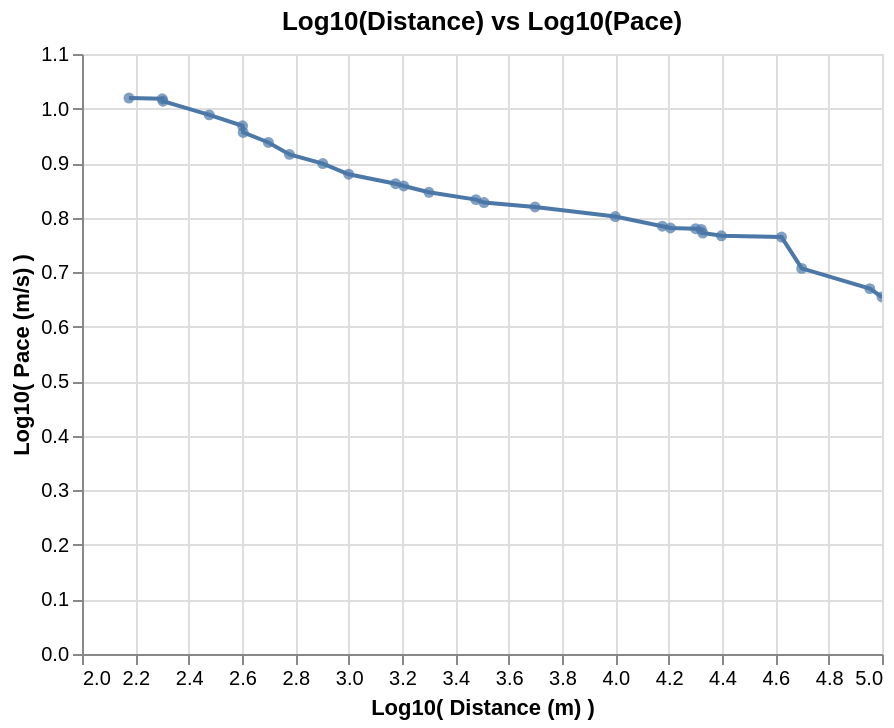

The notebook cell this image was saved under:
### Code cell
line = (alt.Chart(mens_running_all_dedup_nondecreasing)
  .mark_line()
  .encode(x=alt.X("logdistance:Q"), 
          y=alt.Y("logpace:Q")
         )
  .properties(
      title='Log10(Distance) vs Log10(Pace)'
  )
)

circle = (alt.Chart(mens_running_all_dedup_nondecreasing)
  .mark_circle()
  .encode(x=alt.X("logdistance:Q"), 
          y=alt.Y("logpace:Q"),
          tooltip=["Event", "Athlete", "Perf"]
         )
  .properties(
      title='Log10(Distance) vs Log10(Pace)'
  ).interactive()
)

line.encoding.x.title = 'Log10( Distance (m) )'
line.encoding.y.title = 'Log10( Pace (m/s) )'

line + circle

### Figure 1 — Vega-Lite specification as saved in the notebook (floating-point values rounded to 4 significant figures)
{"$schema": "https://vega.github.io/schema/vega-lite/v2.6.0.json", "config": {"view": {"height": 300, "width": 400}}, "datasets": {"data-6b47f18f1057907282e90ef700b42fd6": [{"Athlete": "Usain Bolt", "Date": "17 May 2009", "Event": "150 m straight", "Location": "Manchester", "Meeting": "Manchester City Games", "N": null, "P": null, "Perf": "14.35", "R": "[90]", "V": null, "W": "+1.1", "_5": "JAM", "_9": "GBR", "distance": 150, "logdistance": 2.176, "logpace": 1.019, "logtime": -0.6213, "pace": 10.45, "seconds": 14.35, "time": 0.2392}, {"Athlete": "Usain Bolt", "Date": "20 Aug 2009", "Event": "200 m", "Location": "Berlin", "Meeting": "World Championships", "N": null, "P": "P", "Perf": "19.19", "R": "[5]", "V": "", "W": "−0.3", "_5": "JAM", "_9": "GER", "distance": 200, "logdistance": 2.301, "logpace": 1.018, "logtime": -0.4951, "pace": 10.42, "seconds": 19.19, "time": 0.3198}, {"Athlete": "Tommie Smith", "Date": "7 May 1966", "Event": "220 y (straight)", "Location": "San Jose", "Meeting": "Video on YouTube", "N": "h", "P": null, "Perf": "19.50", "R": "[93]", "V": null, "W": "+1.9", "_5": "USA", "_9": "USA", "distance": 201.2, "logdistance": 2.304, "logpace": 1.014, "logtime": -0.4881, "pace": 10.32, "seconds": 19.5, "time": 0.325}, {"Athlete": "Wayde van Niekerk", "Date": "28 Jun 2017", "Event": "300 m", "Location": "Ostrava", "Meeting": "Golden Spike Ostrava", "N": null, "P": null, "Perf": "30.81", "R": "[95]", "V": null, "W": null, "_5": "RSA", "_9": "CZE", "distance": 300, "logdistance": 2.477, "logpace": 0.9884, "logtime": -0.2895, "pace": 9.737, "seconds": 30.81, "time": 0.5135}, {"Athlete": "Wayde van Niekerk", "Date": "14 Aug 2016", "Event": "400 m", "Location": "Rio de Janeiro", "Meeting": "Olympic Games", "N": null, "P": "P", "Perf": "43.03", "R": "[6]", "V": "", "W": null, "_5": "RSA", "_9": "BRA", "distance": 400, "logdistance": 2.602, "logpace": 0.9683, "logtime": -0.1444, "pace": 9.296, "seconds": 43.03, "time": 0.7172}, {"Athlete": "John Smith", "Date": "26 Jun 1971", "Event": "440 y", "Location": "Eugene", "Meeting": "USA Championships", "N": null, "P": null, "Perf": "44.50", "R": "[96][97][98]", "V": null, "W": null, "_5": "USA", "_9": "USA", "distance": 402.3, "logdistance": 2.605, "logpace": 0.9562, "logtime": -0.1298, "pace": 9.041, "seconds": 44.5, "time": 0.7417}, {"Athlete": "David Rudisha", "Date": "10 Sep 2016", "Event": "500 m", "Location": "Newcastle", "Meeting": "Great North CityGames", "N": "[af]", "P": null, "Perf": "57.69", "R": "[99]", "V": null, "W": null, "_5": "KEN", "_9": "GBR", "distance": 500, "logdistance": 2.699, "logpace": 0.9379, "logtime": -0.01705, "pace": 8.667, "seconds": 57.69, "time": 0.9615}, {"Athlete": "Johnny Gray", "Date": "24 May 1986", "Event": "600 m", "Location": "Santa Monica", "Meeting": null, "N": null, "P": null, "Perf": "1:12.81", "R": null, "V": null, "W": null, "_5": "USA", "_9": "USA", "distance": 600, "logdistance": 2.778, "logpace": 0.916, "logtime": 0.08404, "pace": 8.241, "seconds": 72.81, "time": 1.214}, {"Athlete": "David Rudisha", "Date": "9 Aug 2012", "Event": "800 m", "Location": "London", "Meeting": "Olympic Games", "N": null, "P": "P", "Perf": "1:40.91", "R": "[7]", "V": "", "W": null, "_5": "KEN", "_9": "GBR", "distance": 800, "logdistance": 2.903, "logpace": 0.8992, "logtime": 0.2258, "pace": 7.928, "seconds": 100.9, "time": 1.682}, {"Athlete": "Noah Ngeny", "Date": "5 Sep 1999", "Event": "1000 m", "Location": "Rieti", "Meeting": "Rieti Meeting", "N": null, "P": "P", "Perf": "2:11.96", "R": null, "V": "", "W": null, "_5": "KEN", "_9": "ITA", "distance": 1000, "logdistance": 3, "logpace": 0.8796, "logtime": 0.3423, "pace": 7.578, "seconds": 132.0, "time": 2.199}, {"Athlete": "Hicham El Guerrouj", "Date": "14 Jul 1998", "Event": "1500 m", "Location": "Rome", "Meeting": "Golden Gala", "N": null, "P": "P", "Perf": "3:26.00", "R": null, "V": "", "W": null, "_5": "MAR", "_9": "ITA", "distance": 1500, "logdistance": 3.176, "logpace": 0.8622, "logtime": 0.5357, "pace": 7.282, "seconds": 206, "time": 3.433}, {"Athlete": "Hicham El Guerrouj", "Date": "7 Jul 1999", "Event": "Mile", "Location": "Rome", "Meeting": "Golden Gala", "N": null, "P": "P", "Perf": "3:43.13", "R": null, "V": "", "W": null, "_5": "MAR", "_9": "ITA", "distance": 1609, "logdistance": 3.207, "logpace": 0.858, "logtime": 0.5704, "pace": 7.211, "seconds": 223.1, "time": 3.719}, {"Athlete": "Hicham El Guerrouj", "Date": "7 Sep 1999", "Event": "2000 m", "Location": "Berlin", "Meeting": "ISTAF", "N": null, "P": null, "Perf": "4:44.79", "R": null, "V": "", "W": null, "_5": "MAR", "_9": "GER", "distance": 2000, "logdistance": 3.301, "logpace": 0.8465, "logtime": 0.6764, "pace": 7.023, "seconds": 284.8, "time": 4.747}, {"Athlete": "Daniel Komen", "Date": "1 Sep 1996", "Event": "3000 m", "Location": "Rieti", "Meeting": "Rieti Meeting", "N": null, "P": "P", "Perf": "7:20.67", "R": null, "V": "", "W": null, "_5": "KEN", "_9": "ITA", "distance": 3000, "logdistance": 3.477, "logpace": 0.833, "logtime": 0.866, "pace": 6.808, "seconds": 440.7, "time": 7.345}, {"Athlete": "Daniel Komen", "Date": "17 Jul 1997", "Event": "Two miles", "Location": "Hechtel-Eksel", "Meeting": null, "N": null, "P": "P", "Perf": "7:58.61", "R": null, "V": null, "W": null, "_5": "KEN", "_9": "BEL", "distance": 3218, "logdistance": 3.508, "logpace": 0.8276, "logtime": 0.9018, "pace": 6.724, "seconds": 478.6, "time": 7.977}, {"Athlete": "Kenenisa Bekele", "Date": "31 May 2004", "Event": "5000 m (track)", "Location": "Hengelo", "Meeting": "Fanny Blankers-Koen Games", "N": null, "P": "P", "Perf": "12:37.35", "R": null, "V": "", "W": null, "_5": "ETH", "_9": "NED", "distance": 5000, "logdistance": 3.699, "logpace": 0.8197, "logtime": 1.101, "pace": 6.602, "seconds": 757.4, "time": 12.62}, {"Athlete": "Kenenisa Bekele", "Date": "26 Aug 2005", "Event": "10,000 m (track)", "Location": "Brussels", "Meeting": "Memorial Van Damme", "N": null, "P": "P", "Perf": "26:17.53", "R": null, "V": "", "W": null, "_5": "ETH", "_9": "BEL", "distance": 10000, "logdistance": 4, "logpace": 0.802, "logtime": 1.42, "pace": 6.339, "seconds": 1578.0, "time": 26.29}, {"Athlete": "Joshua Cheptegei", "Date": "18 Nov 2018", "Event": "15 km (road)", "Location": "Nijmegen", "Meeting": "Zevenheuvelenloop", "N": null, "P": null, "Perf": "41:05.00", "R": "[101]", "V": null, "W": null, "_5": "UGA", "_9": "NED", "distance": 15000, "logdistance": 4.176, "logpace": 0.7843, "logtime": 1.614, "pace": 6.085, "seconds": 2465, "time": 41.08}, {"Athlete": "Haile Gebrselassie", "Date": "4 Sep 2005", "Event": "10 miles (road)", "Location": "Tilburg", "Meeting": "Tilburg Ten Miles", "N": "[ah]", "P": null, "Perf": "44:24.00", "R": null, "V": null, "W": null, "_5": "ETH", "_9": "NED", "distance": 16090, "logdistance": 4.207, "logpace": 0.781, "logtime": 1.647, "pace": 6.04, "seconds": 2664, "time": 44.4}, {"Athlete": "Zersenay Tadese", "Date": "21 Mar 2010", "Event": "20 km (road)", "Location": "Lisbon", "Meeting": "Lisbon Half Marathon", "N": "+", "P": null, "Perf": "55:21.00", "R": "[102]", "V": null, "W": null, "_5": "ERI", "_9": "POR", "distance": 20000, "logdistance": 4.301, "logpace": 0.7798, "logtime": 1.743, "pace": 6.022, "seconds": 3321, "time": 55.35}, {"Athlete": "Abraham Kiptum", "Date": "28 Oct 2018", "Event": "Half marathon", "Location": "Valencia", "Meeting": "Valencia Half Marathon", "N": null, "P": "P", "Perf": "58:18.00", "R": "[13]", "V": "", "W": null, "_5": "KEN", "_9": "ESP", "distance": 21000, "logdistance": 4.322, "logpace": 0.7784, "logtime": 1.766, "pace": 6.003, "seconds": 3498, "time": 58.3}, {"Athlete": "Haile Gebrselassie", "Date": "27 Jun 2007", "Event": "One hour (track)", "Location": "Ostrava", "Meeting": "Golden Spike Ostrava", "N": null, "P": "P", "Perf": "21,285 m", "R": "[14]", "V": "", "W": null, "_5": "ETH", "_9": "CZE", "distance": 21285, "logdistance": 4.328, "logpace": 0.7718, "logtime": 1.778, "pace": 5.912, "seconds": 3600, "time": 60}, {"Athlete": "Dennis Kipruto Kimetto", "Date": "6 May 2012", "Event": "25 km (road)", "Location": "Berlin", "Meeting": "BIG 25", "N": null, "P": null, "Perf": "1:11:18.00", "R": "[103][104]", "V": null, "W": null, "_5": "KEN", "_9": "GER", "distance": 25000, "logdistance": 4.398, "logpace": 0.7667, "logtime": 1.853, "pace": 5.844, "seconds": 4278, "time": 71.3}, {"Athlete": "Eliud Kipchoge", "Date": "6 May 2017", "Event": "Marathon[b]", "Location": "Monza", "Meeting": "Autodromo Nazionale Monza", "N": "[c]", "P": null, "Perf": "2:00:25", "R": "[18]", "V": "[1]", "W": null, "_5": "KEN", "_9": "ITA", "distance": 42000, "logdistance": 4.623, "logpace": 0.7644, "logtime": 2.081, "pace": 5.813, "seconds": 7225, "time": 120.4}, {"Athlete": "Thompson Magawana", "Date": "2 Apr 1988", "Event": "50 km (road)", "Location": "Cape Town", "Meeting": null, "N": "+", "P": null, "Perf": "2:43:38", "R": "[108]", "V": null, "W": null, "_5": "RSA", "_9": "RSA", "distance": 50000, "logdistance": 4.699, "logpace": 0.7069, "logtime": 2.214, "pace": 5.093, "seconds": 9818, "time": 163.6}, {"Athlete": "Leonid Shvetsov", "Date": "2007", "Event": "90 km (road)", "Location": "Durban", "Meeting": "Comrades Marathon", "N": null, "P": null, "Perf": "5:20:49.00", "R": null, "V": null, "W": null, "_5": "RUS", "_9": "RSA", "distance": 90000, "logdistance": 4.954, "logpace": 0.6698, "logtime": 2.506, "pace": 4.676, "seconds": 19249, "time": 320.8}, {"Athlete": "Nao Kazami", "Date": "24 Jun 2018", "Event": "100 km (road)", "Location": "Yūbetsu", "Meeting": "Lake Saroma Ultramarathon", "N": null, "P": null, "Perf": "6:09:14.00", "R": "[19]", "V": null, "W": null, "_5": "JPN", "_9": "JPN", "distance": 100000, "logdistance": 5, "logpace": 0.6545, "logtime": 2.567, "pace": 4.514, "seconds": 22154, "time": 369.2}]}, "layer": [{"data": {"name": "data-6b47f18f1057907282e90ef700b42fd6"}, "encoding": {"x": {"field": "logdistance", "title": "Log10( Distance (m) )", "type": "quantitative"}, "y": {"field": "logpace", "title": "Log10( Pace (m/s) )", "type": "quantitative"}}, "mark": "line", "title": "Log10(Distance) vs Log10(Pace)"}, {"data": {"name": "data-6b47f18f1057907282e90ef700b42fd6"}, "encoding": {"tooltip": [{"field": "Event", "type": "nominal"}, {"field": "Athlete", "type": "nominal"}, {"field": "Perf", "type": "nominal"}], "x": {"field": "logdistance", "type": "quantitative"}, "y": {"field": "logpace", "type": "quantitative"}}, "mark": "circle", "selection": {"selector013": {"bind": "scales", "encodings": ["x", "y"], "mark": {"fill": "#333", "fillOpacity": 0.125, "stroke": "white"}, "on": "[mousedown, window:mouseup] > window:mousemove!", "resolve": "global", "translate": "[mousedown, window:mouseup] > window:mousemove!", "type": "interval", "zoom": "wheel!"}}, "title": "Log10(Distance) vs Log10(Pace)"}]}
